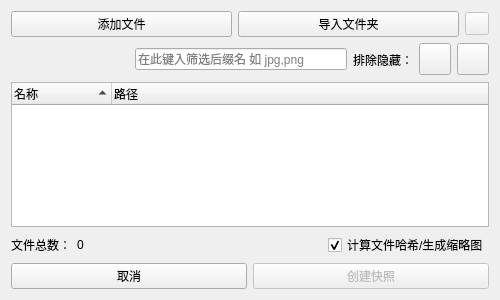
<?xml version="1.0" encoding="UTF-8"?>
<ui version="4.0">
 <class>snapshot_wizard</class>
 <widget class="QWidget" name="snapshot_wizard">
  <property name="geometry">
   <rect>
    <x>0</x>
    <y>0</y>
    <width>500</width>
    <height>300</height>
   </rect>
  </property>
  <property name="windowTitle">
   <string>快照向导</string>
  </property>
  <layout class="QVBoxLayout" name="verticalLayout">
   <item>
    <layout class="QHBoxLayout" name="horizontalLayout_2">
     <item>
      <widget class="PushButton" name="btn_add_file">
       <property name="text">
        <string>添加文件</string>
       </property>
      </widget>
     </item>
     <item>
      <widget class="PushButton" name="btn_add_folder">
       <property name="text">
        <string>导入文件夹</string>
       </property>
      </widget>
     </item>
     <item>
      <widget class="ToolButton" name="btn_del">
       <property name="enabled">
        <bool>false</bool>
       </property>
      </widget>
     </item>
    </layout>
   </item>
   <item>
    <layout class="QHBoxLayout" name="horizontalLayout_4">
     <item>
      <widget class="SegmentedToolWidget" name="toggle_filter">
       <property name="minimumSize">
        <size>
         <width>118</width>
         <height>33</height>
        </size>
       </property>
       <property name="maximumSize">
        <size>
         <width>90</width>
         <height>16777215</height>
        </size>
       </property>
      </widget>
     </item>
     <item>
      <widget class="LineEdit" name="lineedit_filter">
       <property name="placeholderText">
        <string>在此键入筛选后缀名 如 jpg,png</string>
       </property>
       <property name="clearButtonEnabled">
        <bool>true</bool>
       </property>
      </widget>
     </item>
     <item>
      <widget class="QLabel" name="label_hidden">
       <property name="text">
        <string>排除隐藏：</string>
       </property>
      </widget>
     </item>
     <item>
      <widget class="ToggleToolButton" name="toggle_windows">
       <property name="minimumSize">
        <size>
         <width>32</width>
         <height>32</height>
        </size>
       </property>
       <property name="maximumSize">
        <size>
         <width>32</width>
         <height>32</height>
        </size>
       </property>
       <property name="toolTip">
        <string>排除Windows系统上的隐藏文件与文件夹</string>
       </property>
       <property name="checked">
        <bool>true</bool>
       </property>
      </widget>
     </item>
     <item>
      <widget class="ToggleToolButton" name="toggle_unix">
       <property name="minimumSize">
        <size>
         <width>32</width>
         <height>32</height>
        </size>
       </property>
       <property name="maximumSize">
        <size>
         <width>32</width>
         <height>32</height>
        </size>
       </property>
       <property name="toolTip">
        <string>排除Unix类系统（Linux/Android/MacOS）上的隐藏文件夹</string>
       </property>
       <property name="checked">
        <bool>true</bool>
       </property>
      </widget>
     </item>
    </layout>
   </item>
   <item>
    <widget class="TreeWidget" name="TreeWidget">
     <property name="sizeAdjustPolicy">
      <enum>QAbstractScrollArea::AdjustToContents</enum>
     </property>
     <property name="tabKeyNavigation">
      <bool>true</bool>
     </property>
     <property name="alternatingRowColors">
      <bool>true</bool>
     </property>
     <property name="selectionMode">
      <enum>QAbstractItemView::ExtendedSelection</enum>
     </property>
     <property name="uniformRowHeights">
      <bool>true</bool>
     </property>
     <property name="animated">
      <bool>true</bool>
     </property>
     <attribute name="headerShowSortIndicator" stdset="0">
      <bool>true</bool>
     </attribute>
     <column>
      <property name="text">
       <string>名称</string>
      </property>
     </column>
     <column>
      <property name="text">
       <string>路径</string>
      </property>
     </column>
    </widget>
   </item>
   <item>
    <layout class="QHBoxLayout" name="horizontalLayout">
     <item>
      <widget class="QLabel" name="label_count">
       <property name="text">
        <string>文件总数：</string>
       </property>
      </widget>
     </item>
     <item>
      <widget class="QLabel" name="label_count_data">
       <property name="text">
        <string>0</string>
       </property>
      </widget>
     </item>
     <item>
      <spacer name="horizontalSpacer">
       <property name="orientation">
        <enum>Qt::Horizontal</enum>
       </property>
       <property name="sizeHint" stdset="0">
        <size>
         <width>40</width>
         <height>20</height>
        </size>
       </property>
      </spacer>
     </item>
     <item>
      <widget class="CheckBox" name="ckb_calc_hash">
       <property name="toolTip">
        <string>建议勾选，可用于验证文件是否被修改或压缩，取消勾选后将只记录文件名
仅在文件存在云端不方便下载时取消勾选</string>
       </property>
       <property name="text">
        <string>计算文件哈希/生成缩略图</string>
       </property>
       <property name="checked">
        <bool>true</bool>
       </property>
      </widget>
     </item>
    </layout>
   </item>
   <item>
    <layout class="QHBoxLayout" name="horizontalLayout_3">
     <item>
      <widget class="PushButton" name="btn_cancel">
       <property name="text">
        <string>取消</string>
       </property>
      </widget>
     </item>
     <item>
      <widget class="PrimaryPushButton" name="btn_create">
       <property name="enabled">
        <bool>false</bool>
       </property>
       <property name="text">
        <string>创建快照</string>
       </property>
      </widget>
     </item>
    </layout>
   </item>
  </layout>
 </widget>
 <customwidgets>
  <customwidget>
   <class>CheckBox</class>
   <extends>QCheckBox</extends>
   <header>qfluentwidgets</header>
  </customwidget>
  <customwidget>
   <class>PushButton</class>
   <extends>QPushButton</extends>
   <header>qfluentwidgets</header>
  </customwidget>
  <customwidget>
   <class>PrimaryPushButton</class>
   <extends>PushButton</extends>
   <header>qfluentwidgets</header>
  </customwidget>
  <customwidget>
   <class>ToolButton</class>
   <extends>QToolButton</extends>
   <header>qfluentwidgets</header>
  </customwidget>
  <customwidget>
   <class>ToggleToolButton</class>
   <extends>ToolButton</extends>
   <header>qfluentwidgets</header>
  </customwidget>
  <customwidget>
   <class>Pivot</class>
   <extends>QWidget</extends>
   <header>qfluentwidgets</header>
  </customwidget>
  <customwidget>
   <class>SegmentedToolWidget</class>
   <extends>Pivot</extends>
   <header>qfluentwidgets</header>
  </customwidget>
  <customwidget>
   <class>LineEdit</class>
   <extends>QLineEdit</extends>
   <header>qfluentwidgets</header>
  </customwidget>
  <customwidget>
   <class>TreeWidget</class>
   <extends>QTreeWidget</extends>
   <header>qfluentwidgets</header>
  </customwidget>
 </customwidgets>
 <tabstops>
  <tabstop>btn_add_file</tabstop>
  <tabstop>btn_add_folder</tabstop>
  <tabstop>btn_del</tabstop>
  <tabstop>TreeWidget</tabstop>
  <tabstop>ckb_calc_hash</tabstop>
  <tabstop>btn_cancel</tabstop>
  <tabstop>btn_create</tabstop>
 </tabstops>
 <resources/>
 <connections/>
</ui>
